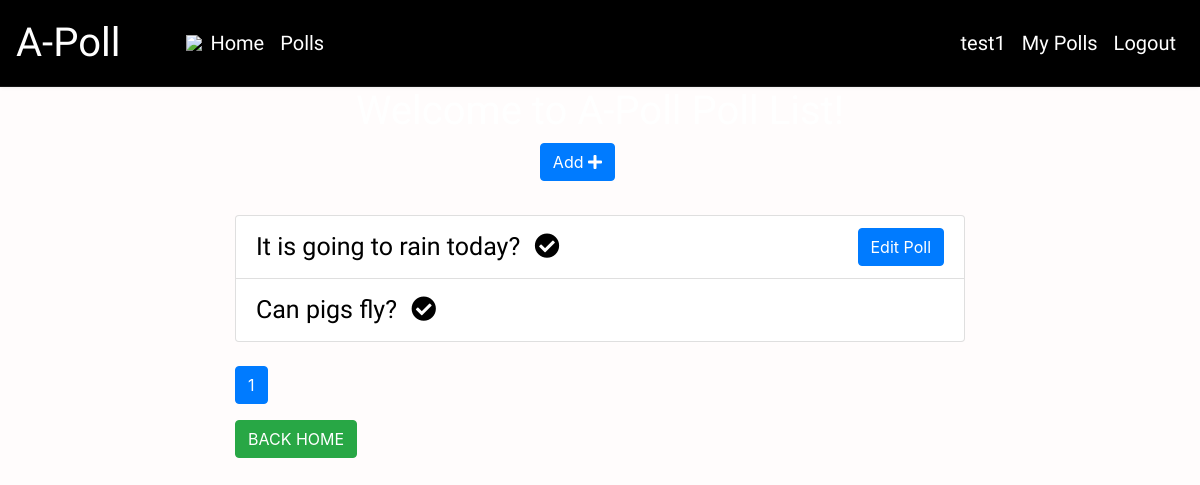
The app's page /list/ (signed in) with its own data.
### online/models.py (models this page shows, shortened)
class Poll(models.Model):
    owner = models.ForeignKey(User, on_delete=models.CASCADE)
    description = models.TextField()
    pub_date = models.DateTimeField(default=timezone.now)
    active = models.BooleanField(default=True)

### online/views.py (the view)
# urls.py: path('list/', views.polls_list, name='list'),
@login_required(login_url='/accounts/login/')
def polls_list(request):
    all_polls = Poll.objects.all()
    search_term = ''
    if 'name' in request.GET:
        all_polls = all_polls.order_by('description')
    if 'date' in request.GET:
        all_polls = all_polls.order_by('pub_date')
    if 'vote' in request.GET:
        all_polls = all_polls.annotate(Count('vote')).order_by('vote__count')
    if 'search' in request.GET:
        search_term = request.GET['search']
        all_polls = all_polls.filter(text__icontains=search_term)
    paginator = Paginator(all_polls, 6)
    page = request.GET.get('page')
    polls = paginator.get_page(page)
    get_dict_copy = request.GET.copy()
    context = {
        'polls': polls,
        'search_term': search_term,
    }
    return render(request, 'poll_list.html', context)

### online/templates/poll_list.html (shortened to what this page needs)
{% extends 'base.html' %}
{% block content %}
<body style=" background-image: url('https://images.unsplash.com/photo-1604065626882-47c3093bec11?ixlib=rb-1.2.1&ixid=MnwxMjA3fDB8MHxzZWFyY2h8MTF8fHZvdGV8ZW58MHx8MHx8&auto=format&fit=crop&w=500&q=60');
    background-size: cover;
    background-repeat:  no-repeat;
    ">
    <div class="container">
        <div class="row">
            <div class="col-md-8 offset-sm-2">
                <h1 style="text-align: center; font-family: 'Special Elite', cursive;">Welcome to A-Poll Poll List!</h1>
                <a class="btn btn-primary mb-3 float-right" style="margin-right: 350px;" href="{% url 'add' %}" role="button" style="font-family: 'Special Elite', cursive;">Add <i
                    class="fas fa-plus"></i></a>
                <br>
                <br>
                <br>
                <ul class="list-group">
                    {% for poll in polls %}
                    <li class="list-group-item"><a href="{% url 'detail' poll.id %}" style="color: black; font-size: 25px; font-family: 'Special Elite', cursive">{{ poll.description}}
                            {% if not poll.active%}
                            <i class="fas fa-check-circle ml-2"></i>
                            {% endif %}
                        </a>
                        {% if request.user == poll.owner %}
                        <a href="{% url 'edit' poll.id %}"  class="btn btn-primary float-right">Edit Poll</a>
                        {% endif %}
                    </li>
                    {% endfor %}
                </ul>
                <nav class="mt-4">
                    <ul class="pagination">
                        <li class="page-item active"><a class="page-link" href="">{{ polls.number }}</a></li>
                    </ul>
                </nav>
                <a class=" mx-auto btn btn-md btn-success mx-auto" href="/">
                    BACK HOME
                </a>
            </div>
        </div>
    </div>
    {% endblock content %}

### online/templates/navbar.html (shortened to what this page needs)
<!DOCTYPE html>
<html lang="en">
<head>
</head>
<body>
<nav class="navbar navbar-expand-sm ">
    <a class="navbar-brand" href="#" style="font-size: 40px; font-family: 'Special Elite', cursive; ">A-Poll</a>
    <img src="https://img.icons8.com/emoji/52/000000/ballot-box-with-ballot.png"/>
    <div id="navbarCollapse" class="collapse navbar-collapse">
        <ul class=" nav navbar-nav">
            <li class="nav-item ">
                <a class="nav-link" href="{% url 'index' %}" style="color:white; font-family: 'Special Elite', cursive; font-size: 20px;">Home <span class="sr-only">(current)</span></a>
            </li>
            {% if request.user.is_authenticated %}
            <li class="nav-item">
                <a class="nav-link" href="{% url 'list' %}" style="color:white; font-family: 'Special Elite', cursive; font-size: 20px;">Polls</a>
            </li>
            {% endif %}
        </ul>
        <div class="navbar-nav ml-auto">
            {% if request.user.is_authenticated %}
            <li><a class="nav-link" href="{% url 'profile' %}" style="color: white; font-family: 'Special Elite', cursive; font-size: 20px;">{{user.username}}</a></li>
            <a class="nav-link" href="{% url 'list_by_user' %} " style="color: white; font-family: 'Special Elite', cursive; font-size: 20px;">My Polls</a>
            <a class="nav-link" href="{% url 'logout' %}" style="color: white; font-family: 'Special Elite', cursive; font-size: 20px;">Logout</a>
            {% else %}
            <a class="nav-link" href="{% url 'login' %}" style="color: white; font-family: 'Special Elite', cursive;">Login</a>
            <a class="nav-link" href="{% url 'register' %}" style="color: white; font-family: 'Special Elite', cursive;">Register</a>
            {% endif %}
        </div>
    </div>
</nav>
</body>

### static/css/style.css (style rules this page uses)
html, body { height:100%; padding: 0; margin: 0; color: white; }
body { background: rgba(0, 0, 0, 0.466); }

### online/templates/navbar.html (style rules this page uses)
body { background: #fffcfc; }
.navbar { background: rgb(0, 0, 0); padding-left: 16px; padding-right: 16px; border-bottom: 1px solid #161616; box-shadow: 0 0 4px rgba(27, 27, 27, 0.1); }
.navbar .navbar-brand { color: rgb(255, 255, 255); padding-left: 0; font-size: 20px; padding-right: 50px; }

### records on screen
Poll: description "It is going to rain today?", active False (drawn), shows "Edit Poll"
Poll: description "Can pigs fly?", active False (drawn)

### other values on screen
{{ user.username }} "test1"
{{ polls.number }} "1"
